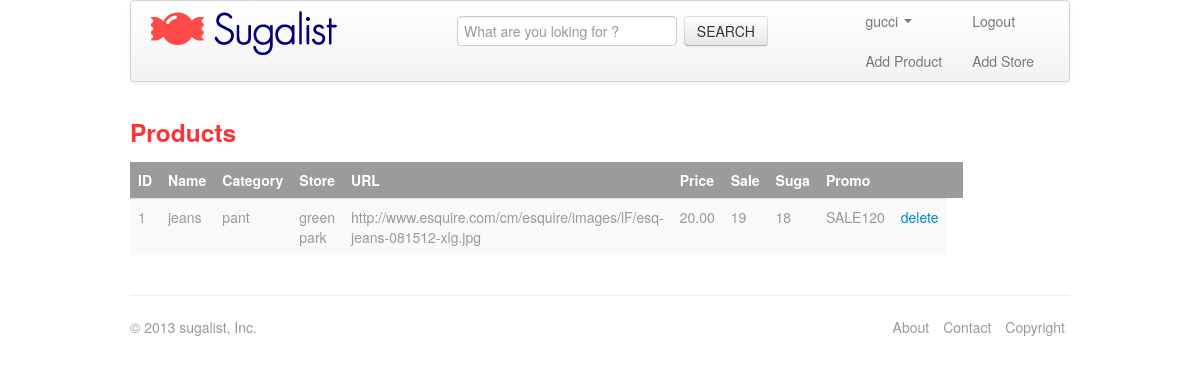
/merchant/viewproduct.php (signed in), run on the app's committed database.
### tables this page shows
CREATE TABLE IF NOT EXISTS `merchant` (
  `ID_MERCHANT` int(11) NOT NULL AUTO_INCREMENT,
  `USERNAME` char(255) DEFAULT NULL,
  `EMAIL` char(255) DEFAULT NULL,
  `PASSWORD` char(255) DEFAULT NULL,
  PRIMARY KEY (`ID_MERCHANT`)
);

CREATE TABLE IF NOT EXISTS `product` (
  `ID_PRODUCT` int(11) NOT NULL AUTO_INCREMENT,
  `ID_CATEGORY` int(11) NOT NULL,
  `ID_STORE` int(11) NOT NULL,
  `NAME` char(255) DEFAULT NULL,
  `SIZE` char(255) DEFAULT NULL,
  `COLOR` char(255) DEFAULT NULL,
  `PRICE` float(8,2) DEFAULT NULL,
  `IMAGEURL` varchar(300) NOT NULL,
  `INITSALE` int(11) NOT NULL,
  `INITCUSTOMIZED_PRICE` int(11) NOT NULL,
  `INITCODE_PROMO` char(255) NOT NULL,
  PRIMARY KEY (`ID_PRODUCT`),
  KEY `FK_CONTAINS` (`ID_CATEGORY`)
);

CREATE TABLE IF NOT EXISTS `category` (
  `ID_CATEGORY` int(11) NOT NULL AUTO_INCREMENT,
  `NAME` char(255) DEFAULT NULL,
  PRIMARY KEY (`ID_CATEGORY`)
);

CREATE TABLE IF NOT EXISTS `store` (
  `ID_STORE` int(11) NOT NULL AUTO_INCREMENT,
  `ID_MERCHANT` int(11) NOT NULL,
  `NAME` char(255) DEFAULT NULL,
  `CITY` char(255) DEFAULT NULL,
  `ZIP` char(255) DEFAULT NULL,
  `COUNTRY` char(255) DEFAULT NULL,
  PRIMARY KEY (`ID_STORE`),
  KEY `FK_MANAGE` (`ID_MERCHANT`)
);

### merchant/lock.php (called while the page is built, shortened)
<?php
$user_check=$_SESSION['login_user'];
$ses_sql=mysql_query("select username from merchant where username='$user_check' ");
$row=mysql_fetch_array($ses_sql);
$login_session=$row['username'];
?>

### merchant/viewproduct.php (the view, shortened to what this page needs)
<?php
include('lock.php');
?>
<!doctype html>
<html>
<head>
<link rel="stylesheet" href="css/bootstrap-responsive.min.css">
<link rel="stylesheet" href="css/bootstrap.min.css">
</head>
<body>
		<div class="container-fluid">
     			<div class="navbar container">
					<div class="navbar-inner">
                        <a class="brand" href="index.php"> <img src="img/logo.png"/></a>
                        <ul class="nav">
                        <h3><li class="span5 offset1">
                        	<form action="" class="navbar-form">
                            <input name="product" type="text" placeholder="What are you loking for ?">
                        	<button type="submit" class="btn">SEARCH</button>
                            </form>
                        </li></h3>
                        </ul>
                        <ul class="nav pull-right">
						  	<li class="dropdown">
                           	 	<a class="dropdown-toggle" href="#" data-toggle="dropdown"><?php echo $login_session; ?>
								<strong class="caret"></strong></a>
								<a href="addnewproduct_new.php">Add Product</a>
                          	</li>
							<li><a href="logout.php">Logout</a>
								<a href="addstore.php">Add Store</a> </li>
                          </ul>
                     </div>
                 </div>
                <div class="row container ">
                <div id="tab_whishlist span12">
                <h3 style="color: #ff3333;">Products</h3>
                    </div>
                <div class="span9 container" >
                        <table class="table table-striped container">
                        	<thead>
                            	<tr style="background-color: #9b9b9b; color: white;">
                                	<th>ID</th>
                                    <th>Name</th>
                                    <th>Category</th>
                                    <th>Store</th>
                                    <th>URL</th>
                                    <th>Price   </th>
                                    <th>Sale   </th>
                                    <th>Suga</th>
                                    <th>Promo</th>
                                    <th></th>
                                    <th></th>
                                </tr>
                            </thead>
                            <tbody class="muted">
						<?php
		$sql="SELECT product.id_product, product.name, category.name, store.name, product.imageurl,
		product.price, product.initsale,product.initcustomized_price,product.initcode_promo
					FROM product INNER JOIN category INNER JOIN store INNER JOIN merchant
					WHERE product.id_category = category.id_category
						AND product.id_store = store.id_store
						AND store.id_merchant = merchant.id_merchant
						AND merchant.username =  '$login_session'
										";
									$sql_run=mysql_query($sql);
									$count=mysql_num_rows($sql_run);
					while($count>0)
					{
						$count--;
						$row=mysql_fetch_array($sql_run);
							echo "<tr>	<td>$row[0]</td>
										<td>$row[1]</td>
										<td>$row[2]</td>
										<td>$row[3]</td>
										<td>$row[4]</td>
										<td>$row[5]</td>
										<td>$row[6]</td>
										<td>$row[7]</td>
										<td>$row[8]</td>
										<td><a href=deleteproduct.php?id=$row[0]>delete</a>
									</tr>";
							}
				?>
                            </tbody>
                        </table>
        </div>
							<?php
							include('footer.php');
							?>

### data on the page
merchant: USERNAME "gucci"
product: ID_PRODUCT "1", NAME "jeans", ID_CATEGORY.NAME "pant", ID_STORE.NAME "green park", IMAGEURL "http://www.esquire.com/cm/esquire/images/lF/esq-jeans-081512-xlg.jpg", PRICE "20.00", INITSALE "19", INITCUSTOMIZED_PRICE "18", INITCODE_PROMO "SALE120"
